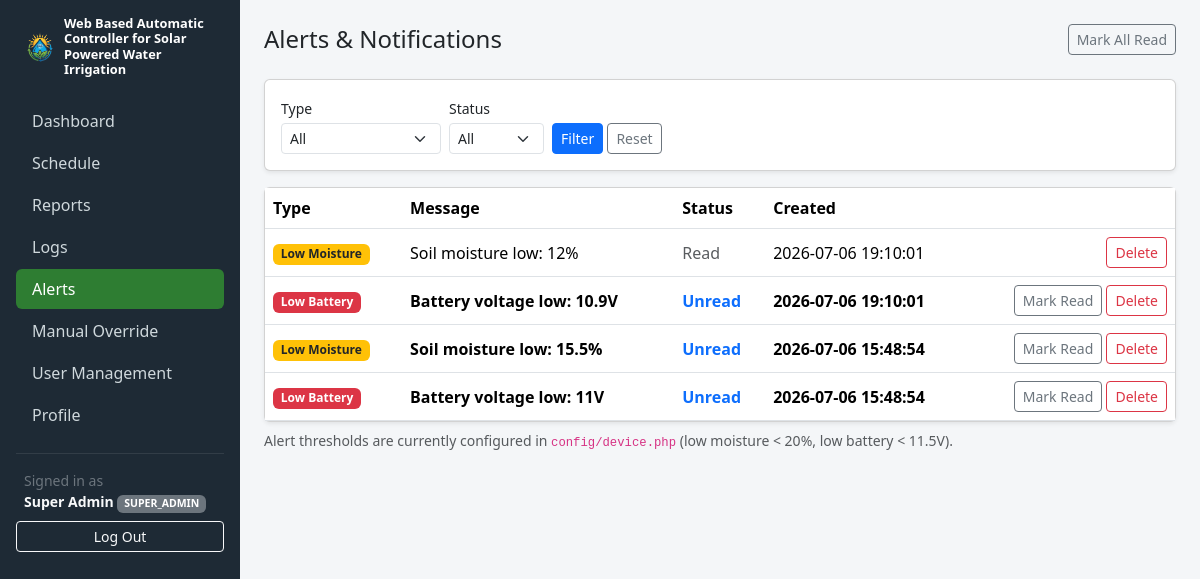
The app's page /admin/alerts.php (signed in) with its own data.
### tables this page shows
CREATE TABLE IF NOT EXISTS alerts (
    id INT AUTO_INCREMENT PRIMARY KEY,
    type ENUM('low_moisture', 'low_battery', 'pump_fail', 'schedule_conflict') NOT NULL,
    message VARCHAR(255) NOT NULL,
    is_read TINYINT(1) NOT NULL DEFAULT 0,
    created_at DATETIME NOT NULL DEFAULT CURRENT_TIMESTAMP
);

### config/bootstrap.php (called while the page is built, shortened)
<?php
require_once __DIR__ . '/database.php';
spl_autoload_register(function (string $class) {
    $dirs = [
        __DIR__ . '/../src/models/',
        __DIR__ . '/../src/services/',
        __DIR__ . '/../src/controllers/',
    ];
    foreach ($dirs as $dir) {
        $path = $dir . $class . '.php';
        if (file_exists($path)) {
            return;
        }
    }
});

### src/models/Alert.php (called while the page is built, shortened)
<?php
class Alert
{
    public static function list(array $filters = [], int $page = 1, int $perPage = 25): array
    {
        $where = [];
        $params = [];
        $whereSql = $where ? ('WHERE ' . implode(' AND ', $where)) : '';
        $countStmt = getDb()->prepare("SELECT COUNT(*) AS total FROM alerts $whereSql");
        $countStmt->execute($params);
        $total = (int) $countStmt->fetch()['total'];
        $offset = max(0, ($page - 1) * $perPage);
        $sql = "SELECT * FROM alerts $whereSql ORDER BY created_at DESC LIMIT $perPage OFFSET $offset";
        $stmt = getDb()->prepare($sql);
        $stmt->execute($params);
        return [
            'rows' => $stmt->fetchAll(),
            'total' => $total,
            'page' => $page,
            'perPage' => $perPage,
        ];
    }
}

### config/database.php (called while the page is built, shortened)
<?php
function getDb(): PDO
{
    static $pdo = null;
    if ($pdo === null) {
        $dsn = 'mysql:host=' . DB_HOST . ';dbname=' . DB_NAME . ';charset=utf8mb4';
        $pdo = new PDO($dsn, DB_USER, DB_PASS, [
            PDO::ATTR_ERRMODE => PDO::ERRMODE_EXCEPTION,
            PDO::ATTR_DEFAULT_FETCH_MODE => PDO::FETCH_ASSOC,
            PDO::ATTR_EMULATE_PREPARES => false,
        ]);
    }
    return $pdo;
}

### public/admin/alerts.php (the view, shortened to what this page needs)
<?php
require_once __DIR__ . '/../../config/bootstrap.php';
$filters = [
    'type' => $_GET['type'] ?? '',
    'is_read' => $_GET['is_read'] ?? '',
];
$page = max(1, (int) ($_GET['page'] ?? 1));
$result = Alert::list($filters, $page, 20);
$typeOptions = ['low_moisture' => 'Low Moisture', 'low_battery' => 'Low Battery', 'pump_fail' => 'Pump Fail', 'schedule_conflict' => 'Schedule Conflict'];
$typeLabels = ['low_moisture' => 'bg-warning text-dark', 'low_battery' => 'bg-danger', 'pump_fail' => 'bg-dark', 'schedule_conflict' => 'bg-secondary'];
include __DIR__ . '/partials/head.php';
include __DIR__ . '/partials/sidebar.php';
?>
<div class="d-flex justify-content-between align-items-center mb-4">
    <h4 class="mb-0">Alerts & Notifications</h4>
    <form method="post" action="<?= BASE_URL ?>/admin/alerts.php">
        <button type="submit" class="btn btn-sm btn-outline-secondary">Mark All Read</button>
    </form>
</div>
<div class="card shadow-sm mb-3">
    <div class="card-body">
        <form method="get" action="<?= BASE_URL ?>/admin/alerts.php" class="row g-2 align-items-end">
            <div class="col-auto">
                <label class="form-label small mb-1">Type</label>
                <select name="type" class="form-select form-select-sm">
                    <option value="">All</option>
                </select>
            </div>
            <div class="col-auto">
                <label class="form-label small mb-1">Status</label>
                <select name="is_read" class="form-select form-select-sm">
                    <option value="">All</option>
                </select>
            </div>
            <div class="col-auto">
                <button type="submit" class="btn btn-sm btn-primary">Filter</button>
                <a href="<?= BASE_URL ?>/admin/alerts.php" class="btn btn-sm btn-outline-secondary">Reset</a>
            </div>
        </form>
    </div>
</div>
<div class="card shadow-sm">
    <div class="table-responsive">
        <table class="table table-hover mb-0 align-middle">
            <thead>
                <tr>
                    <th>Type</th>
                    <th>Message</th>
                    <th>Status</th>
                    <th>Created</th>
                    <th></th>
                </tr>
            </thead>
            <tbody>
                <?php foreach ($result['rows'] as $a): ?>
                    <tr class="<?= (int) $a['is_read'] === 0 ? 'fw-semibold' : '' ?>">
                        <td><span class="badge <?= $typeLabels[$a['type']] ?? 'bg-secondary' ?>"><?= htmlspecialchars($typeOptions[$a['type']] ?? $a['type']) ?></span></td>
                        <td><?= htmlspecialchars($a['message']) ?></td>
                        <td><?= (int) $a['is_read'] === 1 ? '<span class="text-muted">Read</span>' : '<span class="text-primary">Unread</span>' ?></td>
                        <td><?= htmlspecialchars($a['created_at']) ?></td>
                        <td class="text-end">
                            <?php if ((int) $a['is_read'] === 0): ?>
                                <form method="post" action="<?= BASE_URL ?>/admin/alerts.php" class="d-inline">
                                    <button type="submit" class="btn btn-sm btn-outline-secondary">Mark Read</button>
                                </form>
                            <?php endif; ?>
                            <form method="post" action="<?= BASE_URL ?>/admin/alerts.php" class="d-inline" onsubmit="return confirm('Delete this alert?');">
                                <button type="submit" class="btn btn-sm btn-outline-danger">Delete</button>
                            </form>
                        </td>
                    </tr>
                <?php endforeach; ?>
            </tbody>
        </table>
    </div>
</div>
<div class="text-muted small mt-2">
    Alert thresholds are currently configured in <code>config/device.php</code>
    (low moisture &lt; <?= ALERT_LOW_MOISTURE_PCT ?>%, low battery &lt; <?= ALERT_LOW_BATTERY_VOLTS ?>V).
</div>
<?php include __DIR__ . '/partials/footer.php'; ?>

### public/assets/css/app.css (style rules this page uses)
body { background-color: #f4f6f8; }

### records on screen
alerts: type "Low Moisture", message "Soil moisture low: 12%", is_read "Read", created_at "2026-07-06 19:10:01"
alerts: type "Low Battery", message "Battery voltage low: 10.9V", is_read "Unread", created_at "2026-07-06 19:10:01"
alerts: type "Low Moisture", message "Soil moisture low: 15.5%", is_read "Unread", created_at "2026-07-06 15:48:54"
alerts: type "Low Battery", message "Battery voltage low: 11V", is_read "Unread", created_at "2026-07-06 15:48:54"

### other values on screen
$item['label'] "Dashboard"
$item['label'] "Schedule"
$item['label'] "Reports"
$item['label'] "Logs"
$item['label'] "Alerts"
$item['label'] "Manual Override"
$item['label'] "User Management"
$item['label'] "Profile"
$user['name'] "Super Admin"
$user['role'] "SUPER_ADMIN"
ALERT_LOW_MOISTURE_PCT "20"
ALERT_LOW_BATTERY_VOLTS "11.5"
